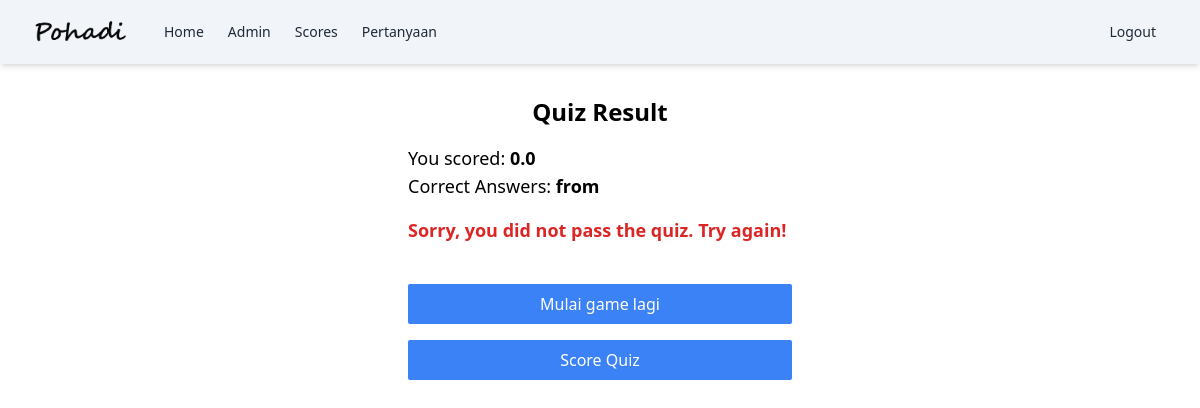
Before: /quiz/quiz/1/result/ (signed in) with the older database file.
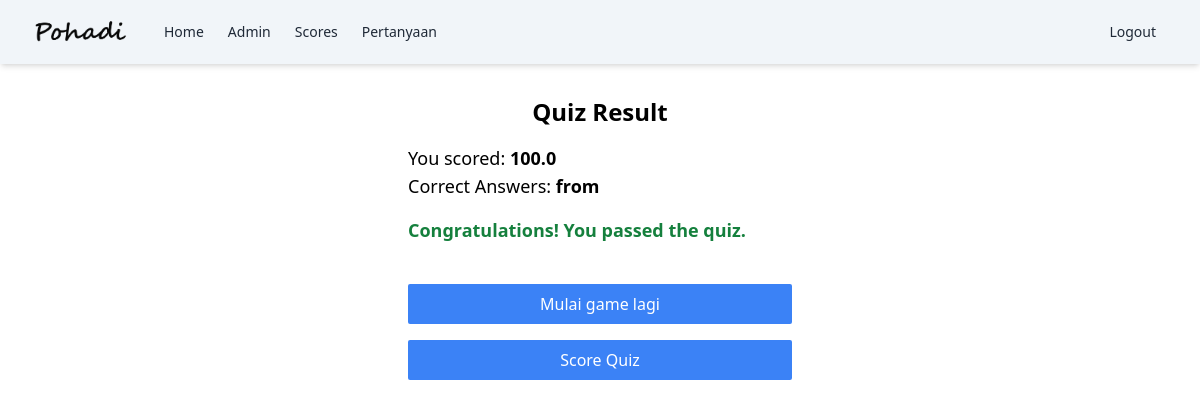
After: the same page with the newer database file.
### quiz/models.py (models this page shows, shortened)
class Result(models.Model):
  quiz = models.ForeignKey(Quiz, on_delete=models.CASCADE)
  user = models.ForeignKey(User, on_delete=models.CASCADE)
  score = models.FloatField()
  created = models.DateTimeField(auto_now_add=True)

### quiz/views.py (the view)
# urls.py: path('quiz/<int:pk>/result/', views.quiz_result, name='quiz_result'),
@login_required
def quiz_result(request, pk):
    quiz = get_object_or_404(Quiz, pk=pk)
    quiz_result = request.session.get('quiz_result')
    if quiz_result and Result.objects.filter(id=quiz_result['result_id'], quiz=quiz, user=request.user).exists():
        del request.session['quiz_result']
        return render(request, 'quiz/quiz_result.html', {
            'quiz': quiz,
            **quiz_result
        })
    else:
        result = Result.objects.filter(quiz=quiz, user=request.user).order_by('-created').first()
        if result:
            return render(request, 'quiz/quiz_result.html', {
                'quiz': quiz,
                'score': result.score,
                'passed': result.score >= quiz.required_score_to_pass,
            })

### templates/quiz/quiz_result.html (shortened to what this page needs)
{% extends 'base.html' %}
{% block content %}
<div class="flex justify-center">
  <div class="w-full md:w-[400px] mt-6 p-2">
    <h1 class="text-2xl text-center font-bold mb-4">Quiz Result</h1>
    <p class="text-lg">You scored: <span class="font-semibold">{{ score }}</span></p>
    <p class="text-lg">Correct Answers: <span class="font-semibold">{{ correct_answers }} from {{ total_questions }}</span></p>
    {% if passed %}
      <p class="text-green-700 text-lg mt-4 font-semibold">Congratulations! You passed the quiz.</p>
    {% else %}
      <p class="text-red-600 text-lg mt-4 font-semibold">Sorry, you did not pass the quiz. Try again!</p>
    {% endif %}
    <div class="flex flex-col text-center">
      <a href="{% url 'quiz_take' quiz.id %}" class="mt-4 inline-block bg-blue-500 text-white px-4 py-2 rounded-sm hover:bg-blue-600">Mulai game lagi</a>
      <a href="{% url 'scores_quiz' %}" class="mt-4 inline-block bg-blue-500 text-white px-4 py-2 rounded-sm hover:bg-blue-600">Score Quiz</a>
    </div>
  </div>
</div>
{% endblock %}

Changed rows visible on the page:
removed Result: score "0.0"
added Result: score "100.0"
Other visible differences:
text no longer shown: "Sorry, you did not pass the quiz. Try again!"
text now shown: "Congratulations! You passed the quiz."
